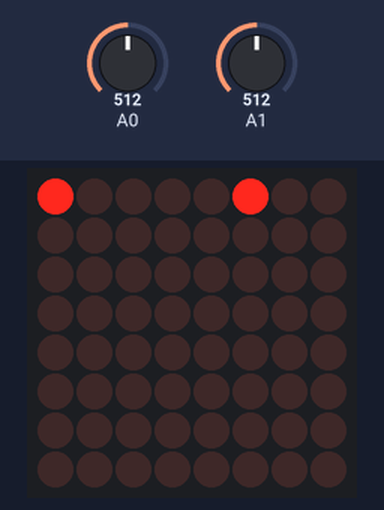
Bench run of a sketch on a simulated Arduino Uno, built for the host (arithmetic inside an expression is 32-bit, double 64-bit). Shown: 8×8 LED matrix. The test bench sets the inputs (shaded band); at power-on: A0 = 512, A1 = 512. Random numbers use the default seed unless the sketch sets one.

Above: at 1.2 s.
1.3 s: A0 set to 596
2.8 s: A0 set to 626
At 2.92 s:
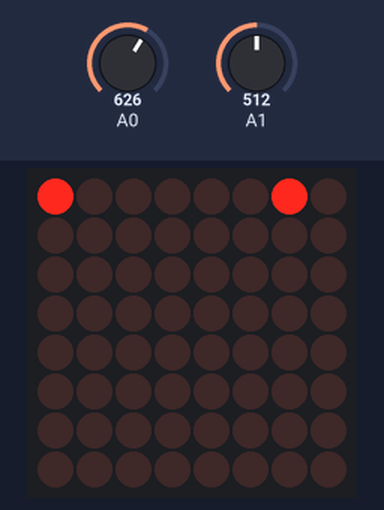
4.9 s: A1 set to 598
6.4 s: A1 set to 620
At 6.55 s:
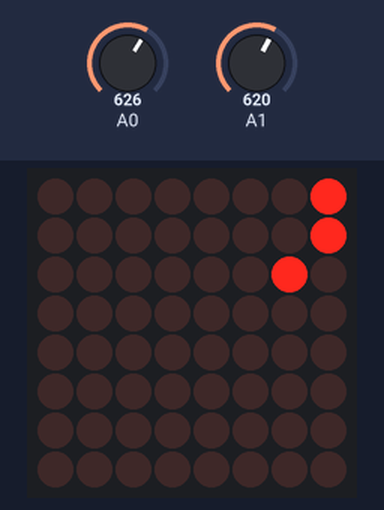
8.5 s: A1 set to 511
At 8.77 s:
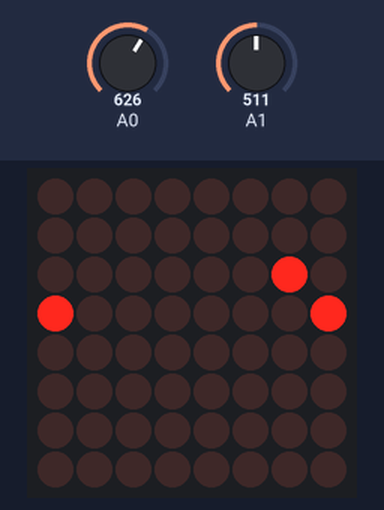
10.7 s: A1 set to 430
12.2 s: A1 set to 395
At 12.4 s:
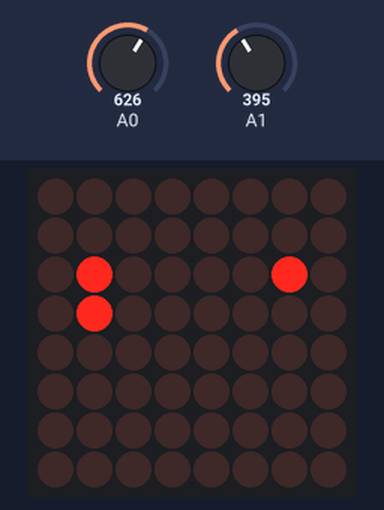
Timing chart, 0 to 15.2 s (numbered marks = the images above; inputs shaded):
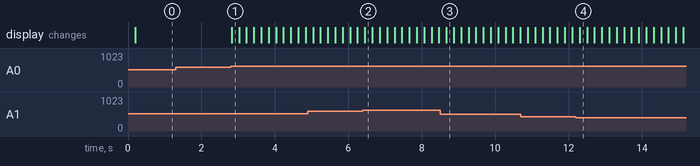

Measured:
- the behaviour switches between 612 and 613 on A0 (found by bisection; images 0 and 1)
- the behaviour switches between 612 and 613 on A1 (found by bisection; images 1 and 2)
- the behaviour switches between 412 and 411 on A1 (found by bisection; images 3 and 4)
- after the input at 1.3 s, every drawn part: stays the same
- after the input at 2.8 s, the display: changes at once (image 1)

The sketch:

snake.ino
```cpp
#include "LedControl.h" // LedControl by Eberhard Fahle <e.fahle@wayoda.org> v1.0.6

LedControl lc = LedControl(2, 4, 3);

int joyEpsilon = 100; // how sensitive the joystick is
int snakeX[64]; // The x coordinates of the snake. The first coordinate in the list is the coordinate of the snake head.
int snakeY[64]; // The y coordinates of the snake. The first coordinate in the list is the coordinate of the snake head.
int direction;
int moveDelay;
int length;
int appleX;
int appleY;
void setStartVariables() {
  snakeX[64] = {5};
  snakeY[64] = {5};
  direction = -1; // snake does not move at the beginning.
  moveDelay = 200;
  length = 1;
  appleX = random(0,7);
  appleY = random(0,7);
}

long int prevMoveTime = 0;
void setup() {
  Serial.begin(9600);
  lc.shutdown(0, false);
  lc.setIntensity(0, 1);
  lc.clearDisplay(0);
  randomSeed(millis());
  prevMoveTime = millis();
  setStartVariables();
}

void saveLatestDirection() {
  int joyX = analogRead(A0);
  int joyY = analogRead(A1);
  // direction is up
  if (joyX > 512 + joyEpsilon) {
    direction = 0;
  }
  // down
  if (joyX < 512 - joyEpsilon) {
    direction = 1;
  }
  // left
  if (joyY > 512 + joyEpsilon) {
    direction = 2;
  }
  // right
  if (joyY < 512 - joyEpsilon) {
    direction = 3;
  }
}

void checkAppleEaten() {
  if (appleX == snakeX[0] && appleY == snakeY[0]) {
    length += 1;
    // todo: make apple not spawn in snake
    appleX = random(0,7);
    appleY = random(0,7);
  }
}

void moveSnakeBody() {
  for (int i = length - 2; i >= 0; i--) {
    snakeX[i+1] = snakeX[i];
    snakeY[i+1] = snakeY[i];
  }
}


void lightScreen(bool state) {
  for (int row = 0; row < 8; row++) {
    if (state) {
      lc.setRow(0, row, 0xFF);
    } else {
      lc.setRow(0, row, 0x00);
    }
  }
}
void deadAnimation() {
  for(int j = 0; j < 3; j++) {
    lightScreen(true);
    delay(100);
    lightScreen(false);
    delay(100);
  }
}
void checkHeadTouchingBody() {
  for (int i = 1; i < length; i++) {
    if (snakeX[i] == snakeX[0] && snakeY[i] == snakeY[0]) {
      deadAnimation();
      setStartVariables();
    }
  }
}

void calculateNewHeadPosition() {
  // move up
  if (direction == 0) {
    snakeY[0] = (snakeY[0] + 1) % 8;
  }
  // down
  if (direction == 1) {
    snakeY[0] = (snakeY[0] - 1 + 8) % 8;
  }
  // left
  if (direction == 2) {
    snakeX[0] = (snakeX[0] + 1) % 8;
  }
  // right
  if (direction == 3) {
    snakeX[0] = (snakeX[0] - 1 + 8) % 8;
  }
}

void drawScreen() {
  lc.clearDisplay(0);
  for (int i = 0; i < length; i++) {
    lc.setLed(0, snakeX[i], snakeY[i], true);
  }
  lc.setLed(0, appleX, appleY, true);
}

void loop() {
  saveLatestDirection();

  // step the snake forward
  if (millis() - prevMoveTime > moveDelay) {
    checkAppleEaten();
    moveSnakeBody();
    calculateNewHeadPosition();
    checkHeadTouchingBody();
    drawScreen();

    prevMoveTime = millis();
  }
}
```
